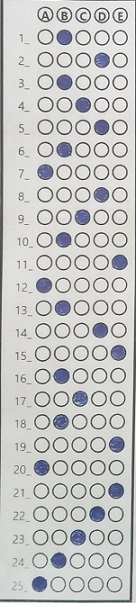
#> input picture Data/edit/section1.jpg, 136 x 603 px, found by its file name
$ python debug.py
#> lines starting #> are read from the running program, lines starting #| are printed output that depends on the picture

import cv2
import numpy as np
# ---------------------------------------------

class Scanner():
    def __init__(self ):
        self.states = ["s0","s1" ,"s2"]
        self.currentstate = 's0'
        self.previous="s0"

    def moveTonext_state(self , state):
        self.previous=self.currentstate
        self.currentstate = state

    def status_changed(self ,From , To):
        return self.currentstate==To and self.previous==From


# [22 lines of commented-out code are left out]
image = cv2.imread('Data/edit/section1.jpg')
#> image is the input picture: shape (603, 136, 3); mean B, G, R 195.2, 196.2, 195.5

edges = cv2.Canny(image , 50, 150)
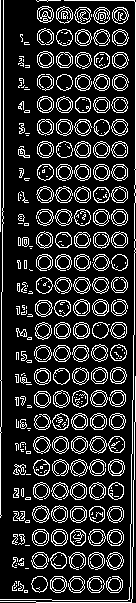
#> edges: shape (603, 136); 17.6% white in thin lines or dots

questions = np.array([None]*26)

scanner = Scanner()
start = 0
end =5
lines=[]
# starts=[]
# ends = []

scan1=0
cimage = image.copy()
for i in range(0,image.shape[0]):
    if(edges[i ,:].mean()<20):
        scanner.moveTonext_state("s1")
        end=i
        copy = cimage.copy()
        cv2.line(copy , (0,i) ,  (image.shape[1] , i) ,(255,0,0) ,1)
        cv2.imwrite(f"frames/scan/{i*2}.jpg" ,copy )

        cv2.line(cimage , (0,i) ,  (image.shape[1] , i) ,(0,255,0) ,1)
        cv2.imwrite(f"frames/scan/{i*2+1}.jpg" , cimage)
    else:
        copy = image.copy()
        cv2.line(copy , (0,i) ,  (image.shape[1] , i) ,(255,0,0) ,1)
        cv2.imwrite(f"frames/scan/{i*2}.jpg" ,copy )

        scanner.moveTonext_state("s0")
        if(scanner.status_changed(From="s1" , To="s0")):
            # print(f"{start} , {end}")
            lines.append(int((start+end)/2))
            cv2.line(image , (0,int((start+end)/2)) ,  (image.shape[1] , int((start+end)/2)) ,(0,0,255) ,1)
            cimage = image.copy()
            # starts.append(start)
            # ends.append(end)
            scan1+=1
        start=i
#> this loop made 603 passes
#> pass 1, `cv2.imwrite(f"frames/scan/{i*2}.jpg" ,copy )`:
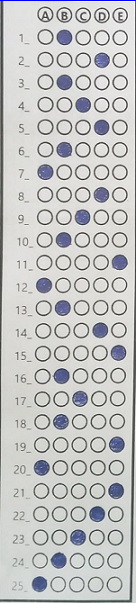
#> saved as 0.jpg: shape (603, 136, 3); mean B, G, R 195.3, 195.9, 195.2
#> pass 2, `cv2.imwrite(f"frames/scan/{i*2}.jpg" ,copy )`:
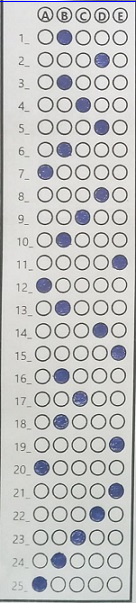
#> saved as 2.jpg: shape (603, 136, 3); mean B, G, R 195.2, 195.8, 195.1
#> pass 2, `cv2.imwrite(f"frames/scan/{i*2+1}.jpg" , cimage)`:
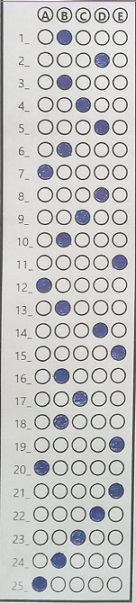
#> saved as 3.jpg: shape (603, 136, 3); mean B, G, R 194.8, 196.3, 195.1
#> after the loop:
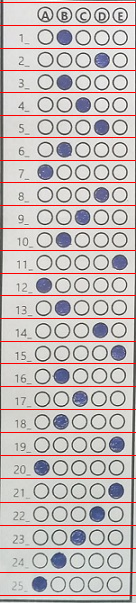
#> cimage: shape (603, 136, 3); mean B, G, R 185.7, 186.6, 197.2
#> after the loop, lines = 27 values from 2 to 595; scan1 = 27

for i in lines:
    cv2.line(image , (0,i) ,  (image.shape[1] , i) ,(0,0,255) ,1)
#> this loop made 27 passes
#> i on passes 1 to 12: 2, 25, 48, 70, 92, 115, 137, 160, 182, 205, 228, 250


# for s ,e in zip(starts , ends):
#     cv2.line(image , (0,s) ,  (image.shape[1] , s) ,(0,255,0) ,1)
#     cv2.line(image , (0,e) ,  (image.shape[1] , e) ,(255,0,0) ,1)

fails=0
for i in range(1 ,len(lines)):
    if(abs(lines[i-1]-lines[i])<image.shape[0]/40):
        fails +=1
        continue
    # cv2.imshow(f"image{i+25-fails}",image[lines[i-1]:lines[i] ,:])
    questions[i-fails-1]=image[lines[i-1]:lines[i] ,:]
#> this loop made 26 passes
#> after the loop, fails = 0

cv2.imshow("image 2",questions[2])
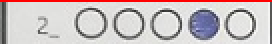
#> window 'image 2': shape (22, 136, 3) (shown 2 times larger); mean B, G, R 192.3, 191.5, 203

cv2.imshow("image",image)

cv2.waitKey(0)
cv2.destroyAllWindows()

$ run again, with Data/edit/section2.jpg copied over Data/edit/section1.jpg
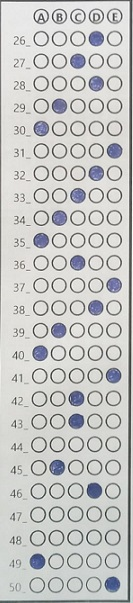
#> input picture Data/edit/section2.jpg, 133 x 603 px, found by its file name
#> image is the input picture: shape (603, 133, 3); mean B, G, R 197.2, 198.5, 197.8
#> `edges = cv2.Canny(image , 50, 150)`:
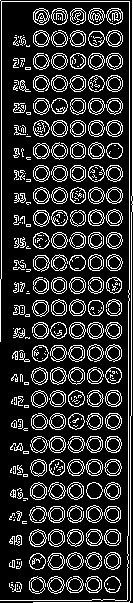
#> edges: shape (603, 133); 18.3% white in thin lines or dots
#> after the loop `for i in range(0,image.shape[0]):`: lines = 29 values from 0 to 600; scan1 = 29
#> the loop `for i in lines:` made 29 passes
#> i on passes 2 to 9: 4, 26, 49, 71, 94, 116, 139, 161
#> the loop `for i in range(1 ,len(lines)):` made 28 passes
#> fails on passes 1, 28: 1, 2
#> after the loop `for i in range(1 ,len(lines)):`: fails = 2
#> `cv2.imshow("image 2",questions[2])`:
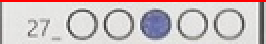
#> window 'image 2': shape (22, 133, 3) (shown 2 times larger); mean B, G, R 195.4, 194.7, 206.5

$ run again, with Data/edit/section3.jpg copied over Data/edit/section1.jpg
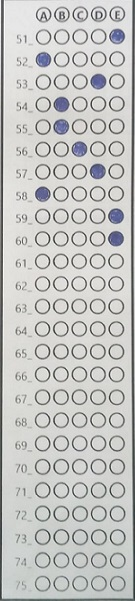
#> input picture Data/edit/section3.jpg, 135 x 601 px, found by its file name
#> image is the input picture: shape (601, 135, 3); mean B, G, R 194.4, 196.3, 195.8
#> `edges = cv2.Canny(image , 50, 150)`:
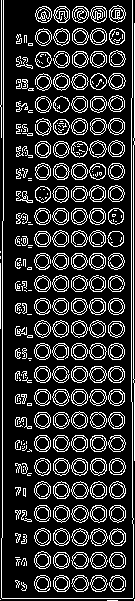
#> edges: shape (601, 135); 18.5% white in thin lines or dots
#> after the loop `for i in range(0,image.shape[0]):`: lines = 28 values from 2 to 598; scan1 = 28
#> the loop `for i in lines:` made 28 passes
#> i on passes 1 to 8: 2, 24, 47, 69, 92, 114, 137, 159
#> the loop `for i in range(1 ,len(lines)):` made 27 passes
#> fails on pass 27: 1
#> after the loop `for i in range(1 ,len(lines)):`: fails = 1
#> `cv2.imshow("image 2",questions[2])`:
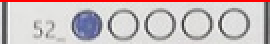
#> window 'image 2': shape (22, 135, 3) (shown 2 times larger); mean B, G, R 192.2, 190.8, 202.4
